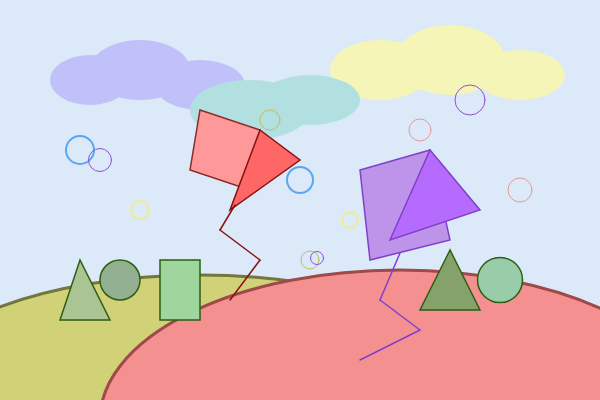
Frame 1 (no input)
Frame 60 (no input): identical to frame 1, image omitted
Frame 120 (the mouse pressed at the canvas centre since frame 60): identical to frame 1, image omitted

The p5.js sketch that drew this single still picture (run headless with seeded random() and noise() and a simulated clock; from frame 60 on, the mouse is pressed at the canvas centre):

// p5.js sketch
// ── sketch.js
function setup() {
  createCanvas(600, 400);
}

function draw() {
  noStroke();
  fill("#DBE9F8");
  rect(0, 0, 600, 400);

  fill("#D1D177");
  stroke("#757540");
  strokeWeight(3);
  arc(200, 400, 600, 250, PI, TWO_PI);
  fill("#F59090");
  stroke("#9F4949");
  strokeWeight(3);
  arc(400, 420, 600, 300, PI, TWO_PI);
  
  noStroke();
  fill("#C1C1F9");
  ellipse(90, 80, 80, 50);
  ellipse(140, 70, 100, 60);
  ellipse(200, 85, 90, 50);
  ellipse(160, 75, 70, 40);
  
  fill("#F5F5B7");
  ellipse(380, 70, 100, 60);
  ellipse(450, 60, 110, 70);
  ellipse(520, 75, 90, 50);
  
  fill("#B2E0E0");
  ellipse(250, 110, 120, 60);
  ellipse(310, 100, 100, 50);
  
  fill("#FF9999");
  stroke("#892C2C");
  strokeWeight(1.5);
  quad(200, 110, 260, 130, 250, 190, 190, 170);

  fill("#FF6666");
  stroke("#871212");
  triangle(260, 130, 300, 160, 230, 210);

  stroke("#871212");
  line(235, 205, 220, 230);
  line(220, 230, 260, 260);
  line(260, 260, 230, 300);

  noStroke();
  fill("#BE93EA");
  stroke("#8240CA");
  quad(360, 170, 430, 150, 450, 240, 370, 260);

  fill("#B66BFF");
  stroke("#8240CA");
  triangle(430, 150, 480, 210, 390, 240);

  stroke("#8240CA");
  line(400, 253, 380, 300);
  line(380, 300, 420, 330);
  line(420, 330, 360, 360);

  stroke("#2C5F11");
  strokeWeight(1.5)
  fill("#ABC494");
  triangle(80, 260, 60, 320, 110, 320);

  fill("#93B093");
  ellipse(120, 280, 40, 40);

  fill("#9ED69E");
  rect(160, 260, 40, 60);

  fill("#85A26A");
  triangle(450, 250, 420, 310, 480, 310);

  fill("#99CCA8");
  ellipse(500, 280, 45, 45);

  noFill();
  stroke("#5AA6F2");
  strokeWeight(2);
  ellipse(80, 150, 28, 28);
  ellipse(300, 180, 26, 26);
  stroke("#EDED8E");
  ellipse(140, 210, 18, 18);
  ellipse(350, 220, 16, 16);
  strokeWeight(1);
  stroke("#E89999");
  ellipse(420, 130, 22, 22);
  ellipse(520, 190, 24, 24);
  stroke("#BEBE61");
  ellipse(270, 120, 20, 20);
  ellipse(310, 260, 18, 18);
  stroke("#924CD7");
  ellipse(317, 258, 13, 13);
  ellipse(100, 160, 23, 23);
  ellipse(470, 100, 30, 30)
}
